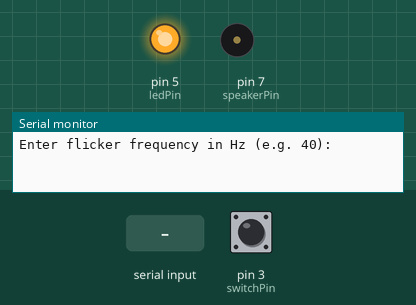
Recording of a sketch running on a simulated Arduino Uno, built with avr-gcc and run on an emulated ATmega328P. Parts: output pins drawn as LEDs (lit = HIGH), buzzer (waves = sounding), the last lines printed to the serial monitor. The inputs (shaded band) are chosen by the test bench; at power-on: pin 3 (switchPin) HIGH. Random numbers use the default seed unless the sketch sets one.

Above: at 0.45 s.
1.3 s: "90,45\n" received over Serial
4.3 s: pin 3 (switchPin) pulled LOW for 3.2 s
At 6.15 s:
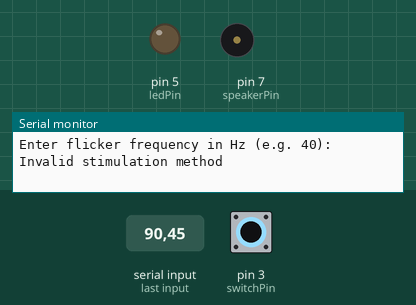
At 9.4 s:
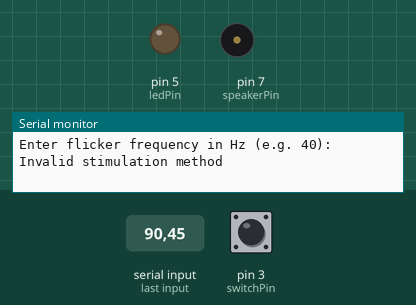
9.6 s: "S90\n" received over Serial
12.6 s: pin 3 (switchPin) pulled LOW for 0.15 s
At 14.93 s:
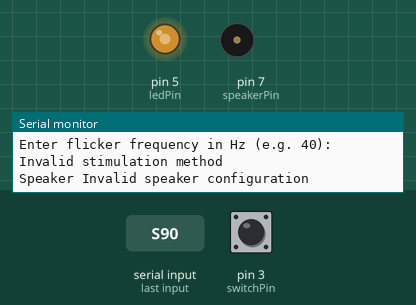
Timing chart, 0 to 16.5 s (numbered marks = the images above; inputs shaded):
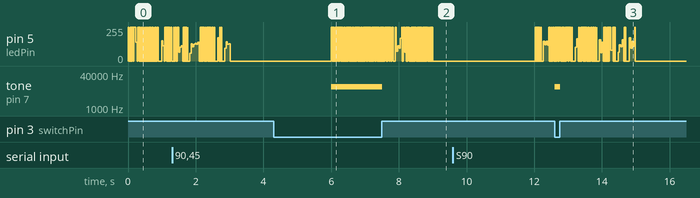

Measured:
- after the input at 4.3 s, tone on pin 7 (speakerPin): alternates 10000 Hz for 0.01 s and silent for 0.01 s, 120 changes in all, then stays silent, starting after 1.7 s
- after the input at 12.6 s, tone on pin 7 (speakerPin): alternates 10000 Hz for 0.01 s and silent for 0.01 s, 12 changes in all, then stays silent, starting at once

The sketch:

06_Interrupts.ino
```cpp
#include <TimerOne.h>

/*
 40 Hz Flicker

 This code generates 40 Hz flicker at 50% duty cycle during which
 the led strip turns on for 12.5 ms and then off for 12.5 ms.

 Equivalent audio flicker is a 10 khz tone (50% duty cycle square wave)
 turning on and off at 40 hz. (12.5 ms on and 12.5 ms off)

 Switch Control
 SW1 - pin 3 - flicker rate (40 hz / random)
*/

#define TOSECONDS 1000000

// Pin variables used to set pin I/O
const int switchPin = 3;   // Pin used to read switch 1 state (HIGH = random, LOW = 40hz)
const int ledPin = 5;      // Pin used for digital LED strip signal
const int speakerPin = 7;  // Pin used for digital sound output

int ledState = LOW;
int speakerState = LOW;
int overallState = LOW;

// Timing variables used for accurate microsecond delays
unsigned long currentTime;
unsigned long previousTimeLED;
unsigned long previousTimeSpeaker;
unsigned long previousTimeOverall;

float frequencyLED;
float frequencySpeaker;

// Default = 40 hz
unsigned const long delay40Hz = 12500;
unsigned const long delay1ms = 1000;
unsigned long delayLED;
unsigned long delayLEDOn = delay40Hz;
unsigned long delayLEDOff = delay40Hz;
unsigned long delaySpeaker;
unsigned long delaySpeakerOn = delay40Hz;
unsigned long delaySpeakerOff = delay40Hz;
unsigned long delayRandom;
unsigned long delayOverall;
unsigned long delayOverallOn = 0.05 * 60 * TOSECONDS;
unsigned long delayOverallOff = 0.05 * 60 * TOSECONDS;
unsigned long delayPhase;

// User inputs
float stimulationValue;
char stimulationMode;
char stimulationInput;
unsigned int speakerTone = 10000;

void setup() {
  // Initialize serial output
  Serial.begin(9600);

  // Initialize pin state for input/output
  pinMode(speakerPin, OUTPUT);
  pinMode(ledPin, OUTPUT);
  pinMode(switchPin, INPUT);

  // Initizlize timer interrupt to blink at 40 Hz
  Timer1.initialize(delay40Hz);
  Timer1.attachInterrupt(blinkLED_ISR);

  // Initialize random function by reading from an unconnected pin
  randomSeed(analogRead(0));

  // Prompt the user to give an input
  Serial.println("\nEnter flicker frequency in Hz (e.g. 40):");
}

void blinkLED_ISR(void) {

}

void loop() {
  // Read user frequency from Serial
  if (Serial.available() > 1) {
    // Set user input to corresponding variables
    stimulationMode = Serial.read();
    stimulationInput = Serial.read();
    stimulationValue = Serial.parseFloat();

    // Set the inputs to uppercase
    stimulationMode = stimulationMode & ~(0x20);
    stimulationInput = stimulationInput & ~(0x20);

    // Determine if the speaker or LEDs should be modified
    // Speaker modification
    if (stimulationMode == 'S') {
      Serial.print("Speaker ");
      switch (stimulationInput) {
        case 'T':
          speakerTone = stimulationValue;
          Serial.println("tone changed");
          break;
        case 'D':
          stimulationValue *= 1000;
          if (stimulationValue <= delaySpeakerOn + delaySpeakerOff) {
            delaySpeakerOff = delaySpeakerOn + delaySpeakerOff - stimulationValue;
            delaySpeakerOn = stimulationValue;
            Serial.println("duration changed");
          } else {
            Serial.println("duration longer than total period");
          }
          break;
        case 'F':
          stimulationValue = 1000000 / stimulationValue;
          if (delaySpeakerOn < stimulationValue) {
            delaySpeakerOff = stimulationValue - delaySpeakerOn;
            Serial.println("frequency changed. Speaker duration unchanged.");
          } else {
            delaySpeakerOn = stimulationValue / 2;
            delaySpeakerOff = delaySpeakerOn;
            Serial.println("frequency changed. Speaker duration set to 50%.");
          }
          break;
        case 'P':
          delayPhase = stimulationValue * 1000;
          Serial.println("speaker phase changed");
        default:
          Serial.println("Invalid speaker configuration");
          break;
      }
    }
    // LED modification
    else if (stimulationMode == 'L') {
      Serial.print("LED ");
      switch (stimulationInput) {
        case 'D':
          stimulationValue *= 1000;
          if (stimulationValue <= delayLEDOn + delayLEDOff) {
            delayLEDOff = delayLEDOn + delayLEDOff - stimulationValue;
            delayLEDOn = stimulationValue;
            Serial.println("duration changed");
          } else {
            Serial.println("duration longer than total period");
          }
          break;
        case 'F':
          stimulationValue = 1000000 / stimulationValue;
          if (delayLEDOn < stimulationValue) {
            delayLEDOff = stimulationValue - delayLEDOn;
            Serial.println("frequency changed. LED duration unchanged.");
          } else {
            delayLEDOn = stimulationValue / 2;
            delayLEDOff = delayLEDOn;
            Serial.println("frequency changed. LED duration set to 50%.");
          }
          break;
        default:
          Serial.println("Invalid LED configuration");
          break;
      }
    }  // End of LED modification
    // Overall modification
    else if (stimulationMode == 'O') {
      switch (stimulationInput) {
        case 'N':
          delayOverallOn = stimulationValue * 60 * TOSECONDS;
          break;
        case 'F':
          delayOverallOff = stimulationValue * 60 * TOSECONDS;
          break;
        default:
          Serial.println("Invalid overall configuration");
          break;
      }
    } else {  // Invalid modification
      Serial.println("Invalid stimulation method");
    }  // End of invalid modification
    while (Serial.available()) Serial.read();

    // "reset" stimulation state and phase offset
    digitalWrite(ledPin, LOW);
    digitalWrite(speakerPin, LOW);
    if (delaySpeakerOn + delaySpeakerOff == delayLEDOn + delayLEDOff) {
      previousTimeSpeaker = micros();
      previousTimeLED = previousTimeSpeaker - delayPhase;
    } else {
      previousTimeSpeaker = micros();
      previousTimeLED = previousTimeSpeaker;
    }
  }

  // Set current time for all timings
  currentTime = micros();

  // Overall frequency
  if (currentTime - previousTimeOverall >= delayOverall) {
    if (overallState) {
      digitalWrite(ledPin, LOW);
      noTone(speakerPin);
      delayOverall = delayOverallOff;
    } else {
      delayOverall = delayOverallOn;

      // "reset" stimulation state and phase offset
      digitalWrite(ledPin, LOW);
      digitalWrite(speakerPin, LOW);
      if (delaySpeakerOn + delaySpeakerOff == delayLEDOn + delayLEDOff) {
        previousTimeSpeaker = micros();
        previousTimeLED = previousTimeSpeaker - delayPhase;
      } else {
        previousTimeSpeaker = micros();
        previousTimeLED = previousTimeSpeaker;
      }
    }
    overallState = !overallState;
    previousTimeOverall = micros();
  }

  if (!overallState) {
    return;
  }

  // Take switch input to determine stimulation frequency
  int switchValue = digitalRead(switchPin);

  // User input frequency
  if (switchValue == LOW) {
    // currentTime - previousTimeLEDOff >= delayLEDOff
    if (currentTime - previousTimeLED >= delayLED) {
      if (ledState) {
        delayLED = delayLEDOff;
      } else {
        delayLED = delayLEDOn;
      }
      ledState = !ledState;
      digitalWrite(ledPin, ledState);
      previousTimeLED = micros();
    }

    if (currentTime - previousTimeSpeaker >= delaySpeaker) {
      if (speakerState) {
        delaySpeaker = delaySpeakerOff;
        noTone(speakerPin);
      } else {
        delaySpeaker = delaySpeakerOn;
        tone(speakerPin, speakerTone);
      }
      speakerState = !speakerState;
      previousTimeSpeaker = micros();
    }
  }
  // RANDOM - first half output is 12.5 ms, second half delay is a random amount of time averaging 12.5 ms
  else {
    // currentTime - previousTimeLEDOff >= delayLEDOff
    if (currentTime - previousTimeLED >= delayLED) {
      if (ledState) {
        delayLED = delay40Hz;
      } else {
        delayRandom = random(200, 24800);
        delayLED = delayRandom;
      }
      ledState = !ledState;
      digitalWrite(ledPin, ledState);
      previousTimeLED = micros();
    }

    if (currentTime - previousTimeSpeaker >= delaySpeaker) {
      if (speakerState) {
        delaySpeaker = delay40Hz + delayRandom - delay1ms;
        noTone(speakerPin);
      } else {
        delaySpeaker = delay1ms;
        tone(speakerPin, speakerTone);
      }
      speakerState = !speakerState;
      previousTimeSpeaker = micros();
    }
  }
}
```
